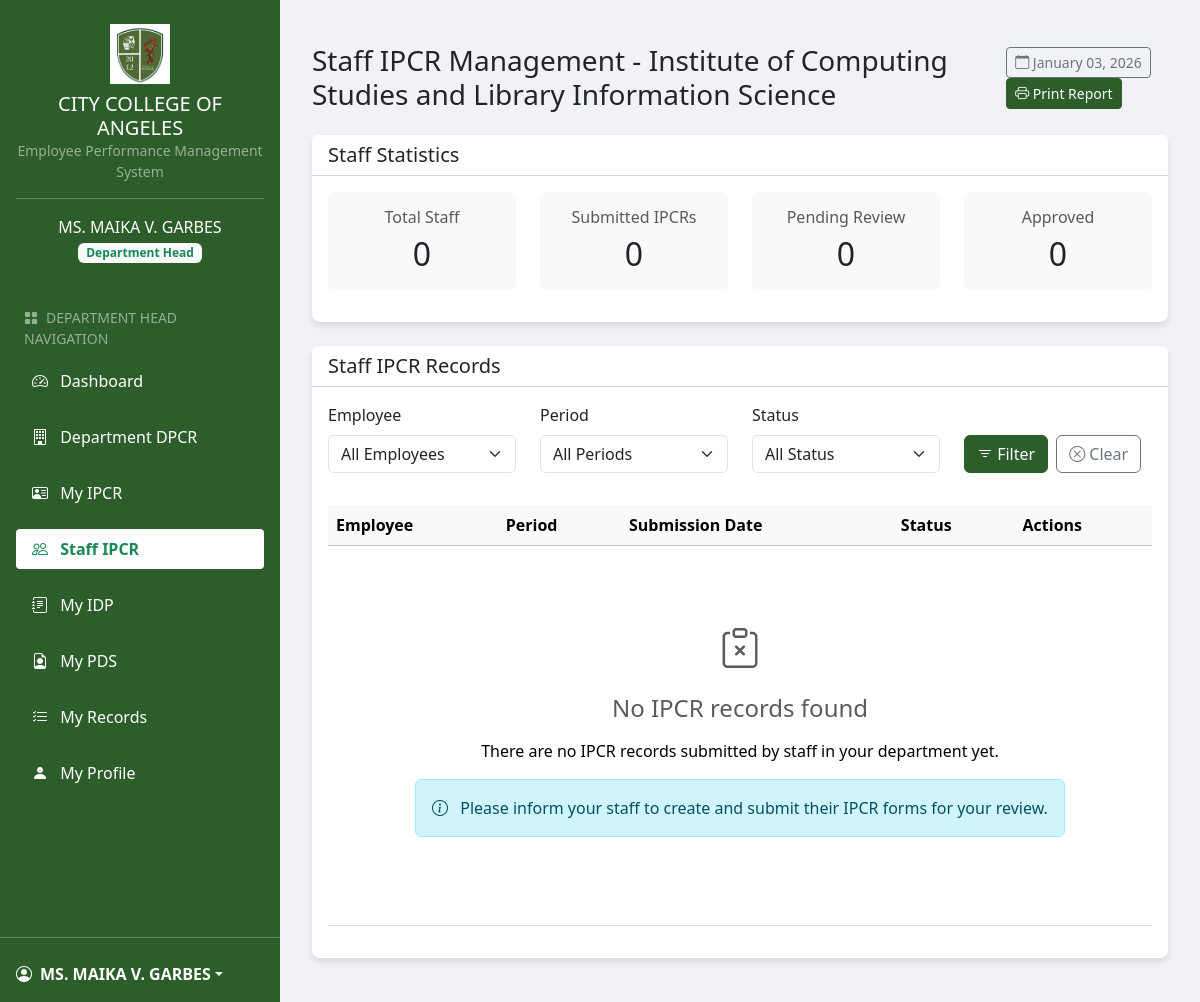
Before: /staff_ipcr.php (signed in) with the older database file.
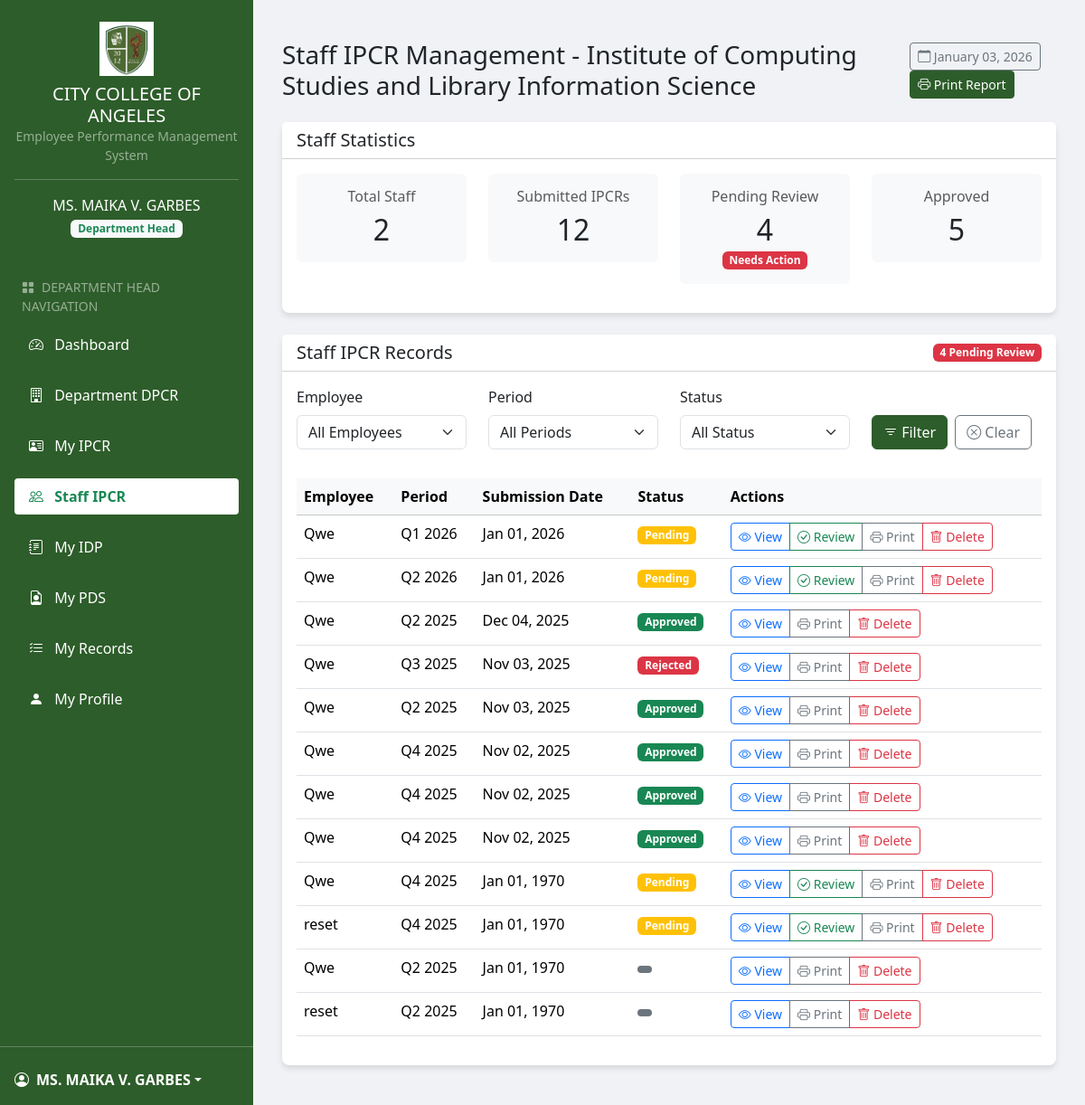
After: the same page with the newer database file.
### tables this page shows
CREATE TABLE `records` (
  `id` int(11) NOT NULL,
  `user_id` int(11) NOT NULL,
  `form_type` enum('DPCR','IPCR','IDP') NOT NULL,
  `period` varchar(255) NOT NULL,
  `content` longtext DEFAULT NULL,
  `status` enum('Draft','Pending','Approved','Rejected') NOT NULL DEFAULT 'Draft',
  `date_submitted` timestamp NULL DEFAULT NULL,
  `reviewed_by` int(11) DEFAULT NULL,
  `date_reviewed` timestamp NULL DEFAULT NULL,
  `comments` text DEFAULT NULL,
  `computation_type` enum('Type1','Type2') DEFAULT 'Type1',
  `feedback` varchar(255) DEFAULT NULL,
  `confidential_remarks` varchar(255) DEFAULT NULL,
  `position` varchar(255) NOT NULL
);

CREATE TABLE `users` (
  `id` int(11) NOT NULL,
  `name` varchar(255) NOT NULL,
  `email` varchar(255) NOT NULL,
  `password` varchar(255) NOT NULL,
  `role` enum('admin','president','department_head','regular_employee','user') NOT NULL DEFAULT 'user',
  `department_id` int(11) DEFAULT NULL,
  `avatar` varchar(255) DEFAULT NULL,
  `remember_token` varchar(255) DEFAULT NULL,
  `created_at` timestamp NOT NULL DEFAULT current_timestamp(),
  `updated_at` timestamp NOT NULL DEFAULT current_timestamp() ON UPDATE current_timestamp()
);

### staff_ipcr.php (the view, shortened to what the changed rows need)
<?php
include_once('includes/header.php');
$host = "localhost";
$username = "root";
$password = "";
$database = "epms_db";
$conn = new mysqli($host, $username, $password, $database);
$department_id = $_SESSION['user_department_id'];
$department_query = "SELECT name FROM departments WHERE id = ?";
$stmt = $conn->prepare($department_query);
$stmt->bind_param("i", $department_id);
$stmt->execute();
$result = $stmt->get_result();
$department_name = ($result->num_rows > 0) ? $result->fetch_assoc()['name'] : 'Unknown Department';
$staff_query = "SELECT id, name, email FROM users WHERE department_id = ? AND role = 'regular_employee'";
$stmt = $conn->prepare($staff_query);
$stmt->bind_param("i", $department_id);
$stmt->execute();
$staff_result = $stmt->get_result();
$ipcr_query = "SELECT r.*, u.name as employee_name, u.email as employee_email
               FROM records r
               INNER JOIN users u ON r.user_id = u.id
               WHERE u.department_id = ? AND r.form_type = 'IPCR' AND u.id != ?
               ORDER BY r.date_submitted DESC";
$stmt = $conn->prepare($ipcr_query);
$stmt->bind_param("ii", $department_id, $_SESSION['user_id']);
$stmt->execute();
$ipcr_result = $stmt->get_result();
$all_ipcr_records = [];
while ($row = $ipcr_result->fetch_assoc()) {
    $all_ipcr_records[] = $row;
}
mysqli_data_seek($ipcr_result, 0);
$status_counts = [
    'Pending' => 0,
    'Approved' => 0,
    'Rejected' => 0,
    'Draft' => 0
];
foreach ($all_ipcr_records as $record) {
    if (isset($record['status'])) {
        $status_counts[$record['status']]++;
    }
}
?>
<div class="container-fluid py-4">
    <div class="d-flex justify-content-between align-items-center mb-4">
        <h1 class="h3 mb-0">Staff IPCR Management - <?php echo htmlspecialchars($department_name); ?></h1>
    </div>
    <div class="card mb-4">
        <div class="card-body">
            <div class="row">
                <div class="col-md-3 mb-3">
                    <div class="bg-light rounded p-3 text-center">
                        <h6 class="text-muted mb-2">Total Staff</h6>
                        <h2 class="mb-0"><?php echo $staff_result->num_rows; ?></h2>
                    </div>
                </div>
                <div class="col-md-3 mb-3">
                    <div class="bg-light rounded p-3 text-center">
                        <h6 class="text-muted mb-2">Submitted IPCRs</h6>
                        <h2 class="mb-0"><?php echo count($all_ipcr_records); ?></h2>
                    </div>
                </div>
                <div class="col-md-3 mb-3">
                    <div class="bg-light rounded p-3 text-center">
                        <h6 class="text-muted mb-2">Pending Review</h6>
                        <h2 class="mb-0"><?php echo $status_counts['Pending']; ?></h2>
                        <?php if ($status_counts['Pending'] > 0): ?>
                        <span class="badge bg-danger badge-new">Needs Action</span>
                        <?php endif; ?>
                    </div>
                </div>
                <div class="col-md-3 mb-3">
                    <div class="bg-light rounded p-3 text-center">
                        <h6 class="text-muted mb-2">Approved</h6>
                        <h2 class="mb-0"><?php echo $status_counts['Approved']; ?></h2>
                    </div>
                </div>
            </div>
        </div>
    </div>
    <div class="card">
        <div class="card-header bg-white d-flex justify-content-between align-items-center">
            <h5 class="mb-0">Staff IPCR Records</h5>
            <?php if ($status_counts['Pending'] > 0): ?>
            <span class="badge bg-danger"><?php echo $status_counts['Pending']; ?> Pending Review</span>
            <?php endif; ?>
        </div>
        <div class="card-body">
            <div class="table-responsive">
                <table class="table table-hover">
                    <thead class="table-light">
                        <tr>
                            <th>Employee</th>
                            <th>Period</th>
                            <th>Submission Date</th>
                            <th>Status</th>
                            <th>Actions</th>
                        </tr>
                    </thead>
                    <tbody>
                        <?php if ($ipcr_result->num_rows > 0): ?>
                            <?php while ($ipcr = $ipcr_result->fetch_assoc()): ?>
                                <tr>
                                    <td><?php echo htmlspecialchars($ipcr['employee_name']); ?></td>
                                    <td><?php echo htmlspecialchars($ipcr['period']); ?></td>
                                    <td><?php echo date('M d, Y', strtotime($ipcr['date_submitted'])); ?></td>
                                    <td>
                                        <?php
                                        $status_badge = 'secondary';
                                        $is_new = false;
                                        switch ($ipcr['status']) {
                                            case 'Approved':
                                                $status_badge = 'success';
                                                break;
                                            case 'Pending':
                                                $status_badge = 'warning';
                                                $submitted_time = strtotime($ipcr['date_submitted']);
                                                $current_time = time();
                                                $is_new = ($current_time - $submitted_time) < 86400;
                                                break;
                                            case 'Rejected':
                                                $status_badge = 'danger';
                                                break;
                                        }
                                        ?>
                                        <span class="badge bg-<?php echo $status_badge; ?>">
                                            <?php echo $ipcr['status']; ?>
                                        </span>
                                    </td>
                                    <td>
                                        <div class="btn-group">
                                            <a href="view_record.php?id=<?php echo $ipcr['id']; ?>" class="btn btn-sm btn-outline-primary">
                                                <i class="bi bi-eye"></i> View
                                            </a>
                                            <?php if ($ipcr['status'] == 'Pending'): ?>
                                                <a href="review_record.php?id=<?php echo $ipcr['id']; ?>" class="btn btn-sm <?php echo $is_new ? 'btn-success pulse-button' : 'btn-outline-success'; ?>">
                                                    <i class="bi bi-check-circle <?php echo $is_new ? 'pulse-icon' : ''; ?>"></i>
                                                    <?php echo $is_new ? '<strong>Review Now</strong>' : 'Review'; ?>
                                                </a>
                                            <?php endif; ?>
                                            <a href="print_record.php?id=<?php echo $ipcr['id']; ?>" class="btn btn-sm btn-outline-secondary">
                                                <i class="bi bi-printer"></i> Print
                                            </a>
                                            <button class="btn btn-sm btn-outline-danger" data-bs-toggle="modal" data-bs-target="#deleteModal<?php echo $ipcr['id']; ?>">
                                                <i class="bi bi-trash"></i> Delete
                                            </button>
                                        </div>
                                    </td>
                                </tr>
                            <?php endwhile; ?>
                        <?php else: ?>
                            <tr>
                                <td colspan="5" class="text-center py-4">
                                    <div class="py-5">
                                        <i class="bi bi-clipboard-x fs-1 text-muted mb-3 d-block"></i>
                                        <h4 class="text-muted mb-3">No IPCR records found</h4>
                                        <p class="mb-3">There are no IPCR records submitted by staff in your department yet.</p>
                                        <div class="alert alert-info d-inline-block">
                                            <i class="bi bi-info-circle me-2"></i>
                                            <span>Please inform your staff to create and submit their IPCR forms for your review.</span>
                                        </div>
                                    </div>
                                </td>
                            </tr>
                        <?php endif; ?>
                    </tbody>
                </table>
            </div>
        </div>
    </div>
</div>
<?php
include_once('includes/footer.php');
?>

### includes/sidebar.php (shortened to what the changed rows need)
<?php
$current_page = basename($_SERVER['PHP_SELF']);
$base_path = '';
$is_admin_section = (strpos($current_page, 'admin/') !== false || strpos($_SERVER['PHP_SELF'], '/admin/') !== false);
if ($is_admin_section) {
    $base_path = '../';
    $admin_path = '';
} else {
    $base_path = '';
}
if (isset($_SESSION['user_role']) && $_SESSION['user_role'] === 'department_head') {
    $host = "localhost";
    $username = "root";
    $password = "";
    $database = "epms_db";
    $conn = new mysqli($host, $username, $password, $database);
    if (!$conn->connect_error) {
        $department_id = $_SESSION['user_department_id'];
        $check_query = "SELECT COUNT(*) as pending_count FROM records r
                      JOIN users u ON r.user_id = u.id
                      WHERE u.department_id = ? AND r.status = 'Pending' AND r.form_type = 'IPCR'
                      AND r.date_submitted > DATE_SUB(NOW(), INTERVAL 1 DAY)";
        $stmt = $conn->prepare($check_query);
        $stmt->bind_param("i", $department_id);
        $stmt->execute();
        $result = $stmt->get_result();
    }
}
$menu_items = [];
switch ($_SESSION['user_role']) {
    case 'department_head':
        $menu_items = [
            ['icon' => 'bi bi-speedometer2', 'title' => 'Dashboard', 'url' => $base_path . 'dashboard.php', 'active' => ($current_page == 'dashboard.php')],
            ['icon' => 'bi bi-building', 'title' => 'Department DPCR', 'url' => $base_path . 'dpcr.php', 'active' => ($current_page == 'dpcr.php')],
            ['icon' => 'bi bi-person-vcard', 'title' => 'My IPCR', 'url' => $base_path . 'ipcr.php', 'active' => ($current_page == 'ipcr.php')],
            ['icon' => 'bi bi-people', 'title' => 'Staff IPCR', 'url' => $base_path . 'staff_ipcr.php', 'active' => ($current_page == 'staff_ipcr.php')],
            ['icon' => 'bi bi-journal-text', 'title' => 'My IDP', 'url' => $base_path . 'idp.php', 'active' => ($current_page == 'idp.php')],
            ['icon' => 'bi bi-file-earmark-person', 'title' => 'My PDS', 'url' => $base_path . 'pdsT2.php', 'active' => ($current_page == 'pdsT2.php')],
            ['icon' => 'bi bi-list-check', 'title' => 'My Records', 'url' => $base_path . 'records.php', 'active' => ($current_page == 'records.php')],
            ['icon' => 'bi bi-person-fill', 'title' => 'My Profile', 'url' => $base_path . 'profile.php', 'active' => ($current_page == 'profile.php')]
        ];
        break;
}
?>
<div class="sidebar" id="sidebar">
    <div class="d-flex flex-column h-100">
        <div class="nav-menu flex-grow-1 px-2 py-2" style="background-color: #2d5d2a;">
            <ul class="nav nav-pills flex-column">
                <?php foreach ($menu_items as $item): ?>
                    <li class="nav-item my-1">
                        <a href="<?php echo $item['url']; ?>" class="nav-link <?php echo $item['active'] ? 'active bg-white text-success' : 'text-white'; ?>">
                            <i class="<?php echo $item['icon']; ?> me-2"></i>
                            <?php echo $item['title']; ?>
                        </a>
                    </li>
                <?php endforeach; ?>
            </ul>
        </div>
    </div>
</div>

Changed rows visible on the page:
added records: user.name "Qwe", period "Q1 2026", date_submitted "Jan 01, 2026", status "Pending", shows "Review"
added records: user.name "Qwe", period "Q2 2026", date_submitted "Jan 01, 2026", status "Pending", shows "Review"
added records: user.name "Qwe", period "Q2 2025", date_submitted "Dec 04, 2025", status "Approved"
added records: user.name "Qwe", period "Q3 2025", date_submitted "Nov 03, 2025", status "Rejected"
added records: user.name "Qwe", period "Q2 2025", date_submitted "Nov 03, 2025", status "Approved"
added records: user.name "Qwe", period "Q4 2025", date_submitted "Nov 02, 2025", status "Approved"
added records: user.name "Qwe", period "Q4 2025", date_submitted "Nov 02, 2025", status "Approved"
added records: user.name "Qwe", period "Q4 2025", date_submitted "Nov 02, 2025", status "Approved"
added records: user.name "Qwe", period "Q4 2025", date_submitted "Jan 01, 1970", status "Pending", shows "Review"
added records: user.name "reset", period "Q4 2025", date_submitted "Jan 01, 1970", status "Pending", shows "Review"
added records: user.name "Qwe", period "Q2 2025", date_submitted "Jan 01, 1970"
added records: user.name "reset", period "Q2 2025", date_submitted "Jan 01, 1970"
Other visible differences:
$staff_result->num_rows: "0" → "2"
count($all_ipcr_records): "0" → "12"
$status_counts['Pending']: "0" → "4"
$status_counts['Approved']: "0" → "5"
$status_counts['Pending']: (not shown) → "4"
text no longer shown: "No IPCR records found There are no IPCR records submitted by staff in your department yet. Please inform your staff to create and submit their IPCR forms for your review."
text now shown: "Needs Action Pending Review"
